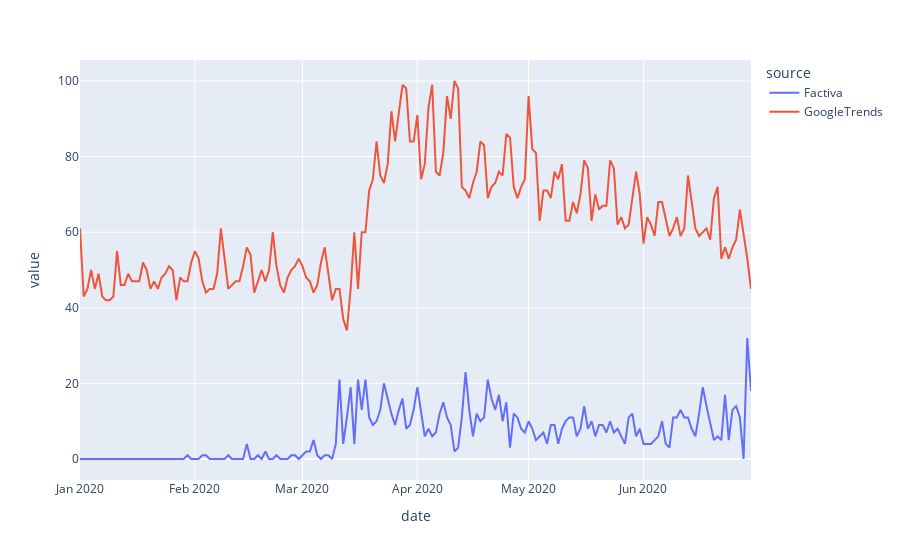

Source (notebook cell):
### Code cell
# Graph the number of hits per source
# TODO: fix the warning that appear with new version of pandas
g = px.line(data_melted[data_melted.topic==topic], x='date', y='value', color='source')
g.show()

### Figure 1 — Plotly figure (JSON) as saved in the notebook; plotly's stock layout.template omitted (floating-point values rounded to 4 significant figures; data arrays with more than 128 entries replaced by an {"elided": "..."} marker saying what was removed)
{"data": [{"hovertemplate": "source=Factiva<br>date=%{x}<br>value=%{y}<extra></extra>", "legendgroup": "Factiva", "line": {"color": "#636efa", "dash": "solid"}, "marker": {"symbol": "circle"}, "mode": "lines", "name": "Factiva", "orientation": "v", "showlegend": true, "type": "scatter", "x": {"elided": "182 str values"}, "xaxis": "x", "y": {"elided": "182 int values"}, "yaxis": "y"}, {"hovertemplate": "source=GoogleTrends<br>date=%{x}<br>value=%{y}<extra></extra>", "legendgroup": "GoogleTrends", "line": {"color": "#EF553B", "dash": "solid"}, "marker": {"symbol": "circle"}, "mode": "lines", "name": "GoogleTrends", "orientation": "v", "showlegend": true, "type": "scatter", "x": {"elided": "182 str values"}, "xaxis": "x", "y": {"elided": "182 int values"}, "yaxis": "y"}], "layout": {"legend": {"title": {"text": "source"}, "tracegroupgap": 0}, "margin": {"t": 60}, "xaxis": {"anchor": "y", "domain": [0, 1], "title": {"text": "date"}}, "yaxis": {"anchor": "x", "domain": [0, 1], "title": {"text": "value"}}}}
